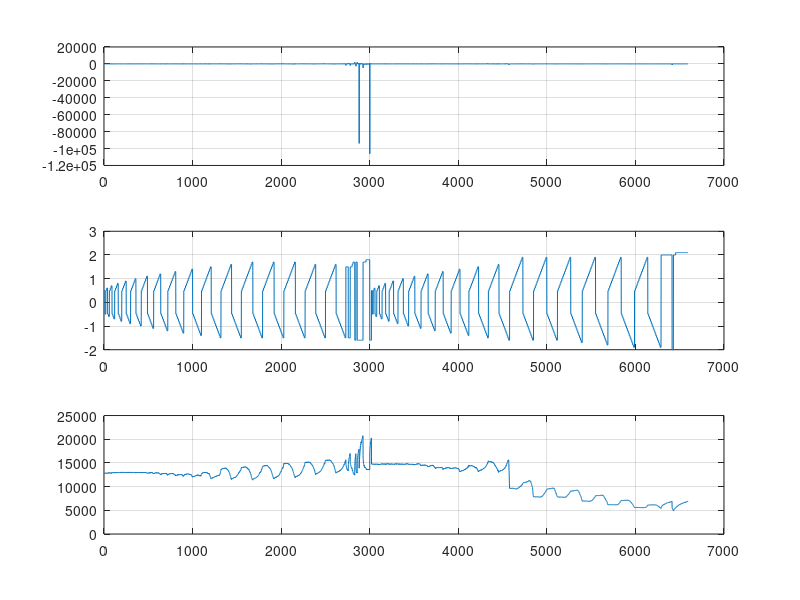

The MATLAB source for this figure:
clc;clear;
load('pulse_data.mat');

pulse_data=[pulse_data(:,1:3), [0;diff(pulse_data(:,3))], pulse_data(:,4:5)];   % add chnage in memristance
pulse_data(pulse_data(:,3)<0,:)=[];                                             % remove erronous results

% device 19-14
b=31648;
e=40909;

b=1;
e=length(pulse_data);

pulse_data = pulse_data(b:e,:);

%pulse_data(abs(pulse_data(:,5))<1,:)=[];            % remove IV data 
pulse_data(abs(pulse_data(:,6))<1e-6,:)=[];            % remove IV data 

figure(1); clf; 
subplot(3,1,1)
plot(pulse_data(:,4))
grid on

subplot(3,1,2)
plot(pulse_data(:,5))
grid on

subplot(3,1,3)
plot(pulse_data(:,3))
grid on

